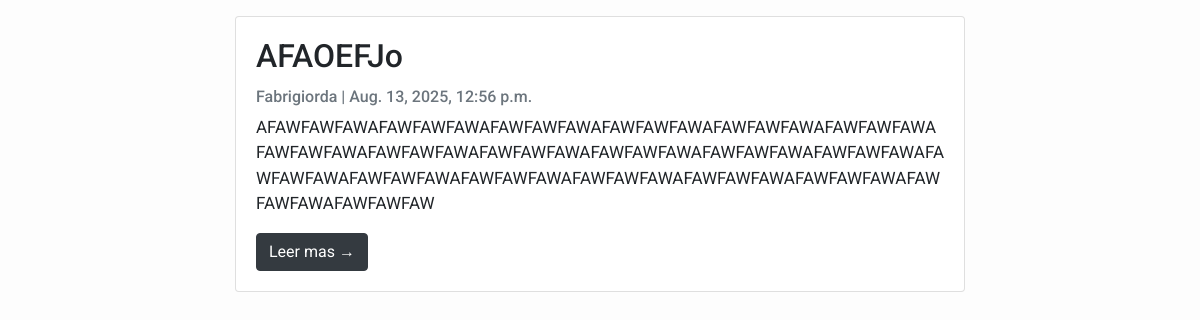
/blog/, run on an earlier commit of the app's database.
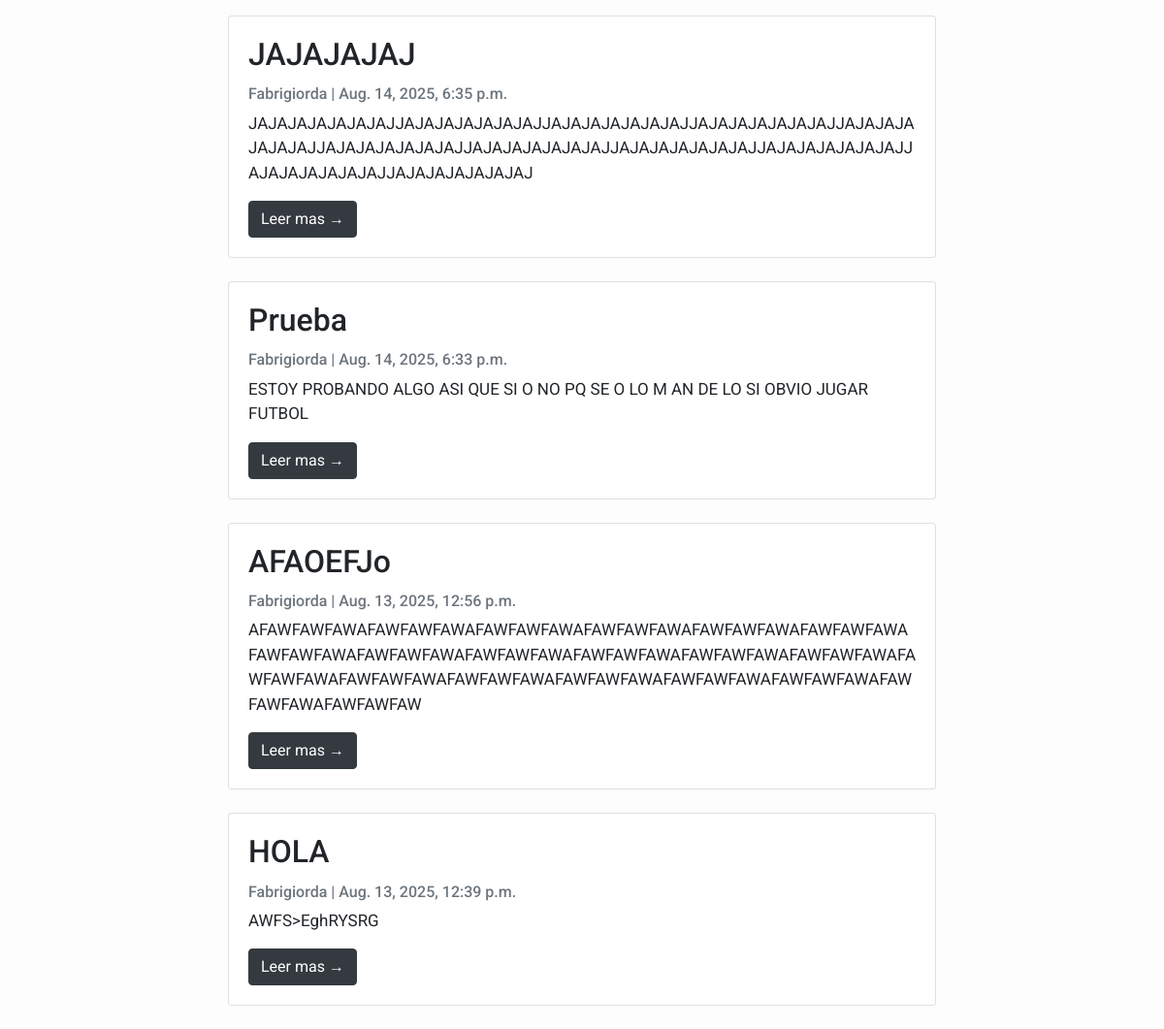
And on a later commit of the database.
### blog/models.py (models this page shows, shortened)
class Post(models.Model):
    title = models.CharField(max_length=200, unique=True)
    slug = models.SlugField(max_length=200, unique=True)
    author = models.ForeignKey(User, on_delete= models.CASCADE,related_name='blog_posts')
    updated_on = models.DateTimeField(auto_now= True)
    content = models.TextField()
    created_on = models.DateTimeField(auto_now_add=True)
    status = models.IntegerField(choices=STATUS, default=0)
    class Meta:
        ordering = ['-created_on']

### blog/views.py (the view)
# urls.py: path('', views.index, name='home'),
def index(request):
    post_list = Post.objects.filter(status=1).order_by('-created_on')
    return render(request, 'blog/index.html', {'post_list': post_list})

### blog/templates/blog/index.html
{% extends 'blog/base.html' %}
{% block content %}
<div class="container">
    <div class="row justify-content-center">
        <div class="col-md-8 mt-3 left">
            {% for post in post_list %}
            <div class="card mb-4">
                <div class="card-body">
                    <h2 class="card-title">{{ post.title }}</h2>
                    <p class="card-text text-muted h6">{{ post.author }} | {{ post.created_on}} </p>
                    <p class="card-text">{{post.content|slice:":200" }}</p>
                    <a href="{% url 'blog:post_detail' post.slug %}" class="btn btn-dark">Leer mas &rarr;</a>
                </div>
            </div>
            {% endfor %}
        </div>
    </div>
</div>
{% endblock %}

### blog/templates/blog/base.html (shortened to what this page needs)
<!DOCTYPE html>
<html>
    <head>
        <link rel="stylesheet" href="https://maxcdn.bootstrapcdn.com/bootstrap/4.0.0/css/bootstrap.min.css" />
        {% block content %}{% endblock content %}
    </body>
</html>

What changed in the data, as far as the page shows it:
added Post: title "JAJAJAJAJ", author "Fabrigiorda", created_on "Aug. 14, 2025, 6:35 p.m.", content "JAJAJAJAJAJAJAJJAJAJAJAJAJAJAJJAJAJAJAJAJAJAJJAJAJAJAJAJAJAJJAJAJAJAJAJAJAJJAJAJAJAJAJAJAJJAJAJAJAJAJAJAJJAJAJAJAJAJAJAJJAJAJAJAJAJAJAJJAJAJAJAJAJAJAJJAJAJAJAJAJAJAJ"
added Post: title "Prueba", author "Fabrigiorda", created_on "Aug. 14, 2025, 6:33 p.m.", content "ESTOY PROBANDO ALGO ASI QUE SI O NO PQ SE O LO M AN DE LO SI OBVIO JUGAR FUTBOL"
now on this page (row edited): Post: title "HOLA", author "Fabrigiorda", created_on "Aug. 13, 2025, 12:39 p.m.", content "AWFS>EghRYSRG"
